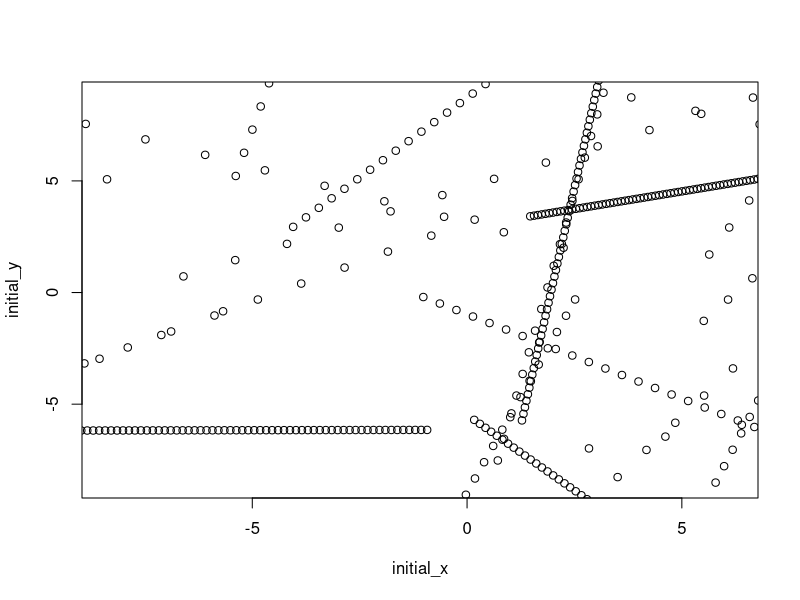

Write the R code that produced this figure.
set.seed(1992)

# Initial position

initial_x = runif(20, -9, 9)
initial_y = runif(20, -9, 9)
plot(initial_x, initial_y)

# Number of steps

steps = 150

# Preliminaries

St = c(runif(20, 0, 2))
angle = c(runif(20, 0, 2*pi))
cos_x = cos(angle)
sin_y = sin(angle)

# Start
for (j in 1:150){
  for (i in 1:20){
    initial_x[i] = initial_x[i]+ St[i]*cos_x[i]
  }
  for (i in 1:20){
    initial_y[i] = initial_y[i]+ St[i]*sin_y[i]
    points(initial_x[i], initial_y[i])
  }
Sys.sleep(.7)
}

